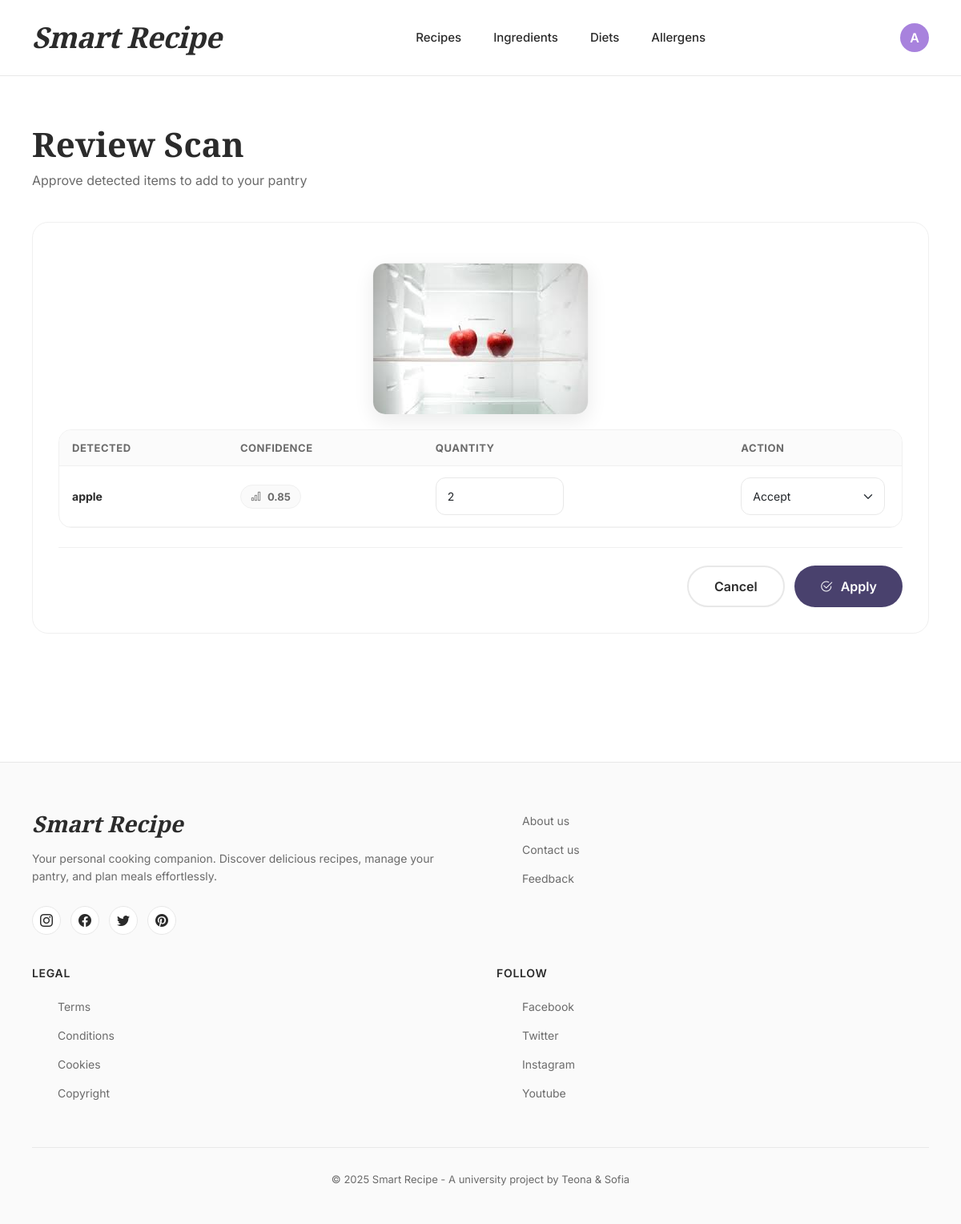
Page /pantry/scan/11/review/ (signed in) on the committed database.
### smart_recipe_app/models.py (models this page shows, shortened)
class PantryScan(models.Model):
    class Status(models.TextChoices):
        PENDING = "pending", "Pending"
        PROCESSING = "processing", "Processing"
        DONE = "done", "Done"
        FAILED = "failed", "Failed"
    user = models.ForeignKey(settings.AUTH_USER_MODEL, on_delete=models.CASCADE)
    image = models.ImageField(upload_to="pantry_scans/%Y/%m/%d/")
    status = models.CharField(max_length=20, choices=Status.choices, default=Status.PENDING)
    created_at = models.DateTimeField(auto_now_add=True)
    processed_at = models.DateTimeField(null=True, blank=True)
    error_message = models.TextField(blank=True, default="")
    raw_output = models.JSONField(null=True, blank=True)
    ingredients_added_count = models.IntegerField(default=0)
    class Meta:
        ordering = ['-created_at']
        indexes = [
            models.Index(fields=['user', '-created_at']),
            models.Index(fields=['status']),
        ]

class PantryScanDetection(models.Model):
    class ReviewStatus(models.TextChoices):
        PENDING = "pending", "Pending"
        ACCEPTED = "accepted", "Accepted"
        REJECTED = "rejected", "Rejected"
    scan = models.ForeignKey(PantryScan, on_delete=models.CASCADE, related_name="detections")
    label = models.CharField(max_length=120)
    confidence = models.FloatField(validators=[MinValueValidator(0.0), MaxValueValidator(1.0)])
    quantity_guess = models.FloatField(null=True, blank=True)
    matched_ingredient = models.ForeignKey(
        Ingredient,
        on_delete=models.SET_NULL,
        null=True,
        blank=True,
        help_text="Ingredient you matched this detection to"
    )
    status = models.CharField(
        max_length=20,
        choices=ReviewStatus.choices,
        default=ReviewStatus.PENDING
    )
    class Meta:
        ordering = ["-confidence"]

### smart_recipe_app/views.py (the view, shortened to what this page needs)
# urls.py: path("pantry/scan/<int:scan_id>/review/", views.pantry_scan_review, name="pantry_scan_review"),
@login_required
def pantry_scan_review(request, scan_id):
    scan = get_object_or_404(PantryScan, id=scan_id, user=request.user)
    detections = scan.detections.all()
    return render(request, "pantry/ml_model/pantry_scan_review.html", {
        "scan": scan,
        "detections": detections,
    })

### smart_recipe_app/templatetags/helpers.py (called while the page is built)
@register.filter
def has_group(user, group_name):
    return user.is_authenticated and user.groups.filter(name=group_name).exists()

### smart_recipe_app/templates/pantry/ml_model/pantry_scan_review.html (shortened to what this page needs)
{% extends "common/base.html" %}
{% block content %}
<div class="review-container">
  <div class="page-header">
    <h1 class="page-title">Review Scan</h1>
    <p class="page-subtitle">Approve detected items to add to your pantry</p>
  </div>
  <div class="review-card">
    {% if scan.image %}
      <img src="{{ scan.image.url }}" alt="Scan image" class="scan-image">
    {% endif %}
    <form method="post">
      <div class="table-responsive table-wrap">
        <table class="review-table">
          <thead>
            <tr>
              <th>Detected</th>
              <th>Confidence</th>
              <th>Quantity</th>
              <th>Action</th>
            </tr>
          </thead>
          <tbody>
          {% for d in detections %}
            <tr>
              <td><strong>{{ d.label }}</strong></td>
              <td>
                <span class="pill">
                  <i class="bi bi-bar-chart"></i> {{ d.confidence|floatformat:2 }}
                </span>
              </td>
              <td>
                <input
                  type="number"
                  step="1"
                  min="1"
                  name="quantity_{{ d.id }}"
                  class="form-control"
                  value="{{ d.quantity_guess|default:1|floatformat:0 }}"
                  style="max-width: 160px;"
                >
              </td>
              <td>
                <select name="action_{{ d.id }}" class="form-select" style="max-width: 180px;">
                  <option value="accept">Accept</option>
                </select>
              </td>
            </tr>
          {% endfor %}
          </tbody>
        </table>
      </div>
      <div class="form-actions">
        <a href="{% url 'pantry' %}" class="btn-cancel">Cancel</a>
        <button class="btn-submit" type="submit">
          <i class="bi bi-check2-circle"></i> Apply
        </button>
      </div>
    </form>
  </div>
</div>
{% endblock %}

### smart_recipe_app/templates/common/base.html (shortened to what this page needs)
{% load static %}
{% load helpers %}
<html lang="en">
<head>
    <link href="https://cdn.jsdelivr.net/npm/bootstrap@5.3.2/dist/css/bootstrap.min.css" rel="stylesheet">
    <link rel="stylesheet" href="https://cdn.jsdelivr.net/npm/bootstrap-icons@1.11.1/font/bootstrap-icons.css">
</head>
<body>
    <header class="clean-header">
        <div class="header-container">
            <a href="{% url 'index' %}" class="logo-text">Smart Recipe</a>
        {% if user.is_authenticated %}
            <nav class="header-nav">
                {% if user|has_group:"Admin" %}
                    <a href="{% url 'recipe_list' %}" class="nav-link">Recipes</a>
                    <a href="{% url 'ingredient_list' %}" class="nav-link">Ingredients</a>
                    <a href="{% url 'diet_list' %}" class="nav-link">Diets</a>
                    <a href="{% url 'allergen_list' %}" class="nav-link">Allergens</a>
                {% endif %}
            </nav>
            <div class="header-actions">
                <div class="dropdown user-menu">
                    <button class="user-btn dropdown-toggle" type="button" data-bs-toggle="dropdown" aria-expanded="false">
                        <div class="user-avatar">
                            {{ user.username|first|upper }}
                        </div>
                    </button>
                </div>
            </div>
            {% else %}
            <div class="header-actions">
                <a href="{% url 'login' %}" class="nav-link">Login</a>
            </div>
            {% endif %}
        </div>
    </header>
    <main>
        {% block content %}{% endblock %}
    </main>
    <footer class="clean-footer">
        <div class="footer-container">
            <div class="footer-content">
                <div class="footer-brand">
                    <h3>Smart Recipe</h3>
                    <p>Your personal cooking companion. Discover delicious recipes, manage your pantry, and plan meals effortlessly.</p>
                    <div class="social-links">
                        <a href="#" class="social-link" aria-label="Instagram">
                            <i class="bi bi-instagram"></i>
                        </a>
                        <a href="#" class="social-link" aria-label="Facebook">
                            <i class="bi bi-facebook"></i>
                        </a>
                        <a href="#" class="social-link" aria-label="Twitter">
                            <i class="bi bi-twitter"></i>
                        </a>
                        <a href="#" class="social-link" aria-label="Pinterest">
                            <i class="bi bi-pinterest"></i>
                        </a>
                    </div>
                </div>
                <div class="footer-section">
                    <ul class="footer-links">
                        <li><a href="#">About us</a></li>
                        <li><a href="#">Contact us</a></li>
                        <li><a href="#">Feedback</a></li>
                    </ul>
                </div>
                <div class="footer-section">
                    <h4>Legal</h4>
                    <ul class="footer-links">
                        <li><a href="#">Terms</a></li>
                        <li><a href="#">Conditions</a></li>
                        <li><a href="#">Cookies</a></li>
                        <li><a href="#">Copyright</a></li>
                    </ul>
                </div>
                <div class="footer-section">
                    <h4>Follow</h4>
                    <ul class="footer-links">
                        <li><a href="#">Facebook</a></li>
                        <li><a href="#">Twitter</a></li>
                        <li><a href="#">Instagram</a></li>
                        <li><a href="#">Youtube</a></li>
                    </ul>
                </div>
            </div>
            <div class="footer-bottom">
                <p>&copy; 2025 Smart Recipe - A university project by Teona & Sofia</p>
            </div>
        </div>
    </footer>
</body>
</html>

### smart_recipe_app/templates/common/base.html (style rules this page uses)
:root { --vintage-grape: #49416D; --bright-lavender: #A882DD; --sweet-salmon: #E08D79; --honeydew: #E0EFDE; --icy-aqua: #B3F2DD; --text-dark: #2b2b2b; --text-muted: #6b6b6b; }
* { margin: 0; padding: 0; box-sizing: border-box; }
body { font-family: 'Inter', -apple-system, BlinkMacSystemFont, sans-serif; color: var(--text-dark); background-color: #ffffff; min-height: 100vh; display: flex; flex-direction: column; }
.clean-header { background: white; border-bottom: 1px solid #e8e8e8; position: sticky; top: 0; z-index: 1000; padding: 20px 0; }
.header-container { max-width: 1400px; margin: 0 auto; padding: 0 40px; display: flex; align-items: center; justify-content: space-between; }
.logo-text { font-family: 'Playfair Display', serif; font-size: 36px; font-weight: 900; font-style: italic; color: var(--text-dark); text-decoration: none; letter-spacing: -0.5px; transition: color 0.3s ease; }
.header-nav { display: flex; align-items: center; gap: 40px; }
.nav-link { color: var(--text-dark); text-decoration: none; font-weight: 500; font-size: 15px; transition: color 0.3s ease; }
.header-actions { display: flex; align-items: center; gap: 25px; }
.user-btn.dropdown-toggle::after { display: none; }
.user-btn { background: transparent; border: none; padding: 0; cursor: pointer; }
.user-avatar { width: 36px; height: 36px; background: var(--bright-lavender); border-radius: 50%; display: flex; align-items: center; justify-content: center; color: white; font-weight: 600; transition: transform 0.3s ease; }
main { flex: 1; }
.clean-footer { background: #fafafa; border-top: 1px solid #e8e8e8; padding: 60px 0 30px; margin-top: 80px; }
.footer-container { max-width: 1400px; margin: 0 auto; padding: 0 40px; }
.footer-content { display: grid; grid-template-columns: 2fr 1fr 1fr 1fr; gap: 60px; margin-bottom: 40px; }
.footer-brand h3 { font-family: 'Playfair Display', serif; font-size: 28px; font-weight: 900; font-style: italic; margin-bottom: 15px; color: var(--text-dark); }
.footer-brand p { color: var(--text-muted); line-height: 1.6; margin-bottom: 25px; font-size: 14px; }
.social-links { display: flex; gap: 12px; }
.social-link { width: 36px; height: 36px; background: white; border: 1px solid #e8e8e8; border-radius: 50%; display: flex; align-items: center; justify-content: center; color: var(--text-dark); text-decoration: none; transition: all 0.3s ease; }
.footer-section h4 { font-weight: 600; margin-bottom: 20px; font-size: 14px; text-transform: uppercase; letter-spacing: 0.05em; color: var(--text-dark); }
.footer-links { list-style: none; }
.footer-links li { margin-bottom: 12px; }
.footer-links a { color: var(--text-muted); text-decoration: none; font-size: 14px; transition: all 0.3s ease; }
.footer-bottom { border-top: 1px solid #e8e8e8; padding-top: 30px; text-align: center; font-size: 13px; color: var(--text-muted); }
@media (max-width: 1200px) { .footer-content { grid-template-columns: 1fr 1fr; gap: 40px; } }

### rows in the picture
PantryScan: image (picture)
PantryScanDetection: label "apple", confidence "0.85", id "2", id "Accept"

### other values in the picture
{{ user.username|first|upper }} "A"
